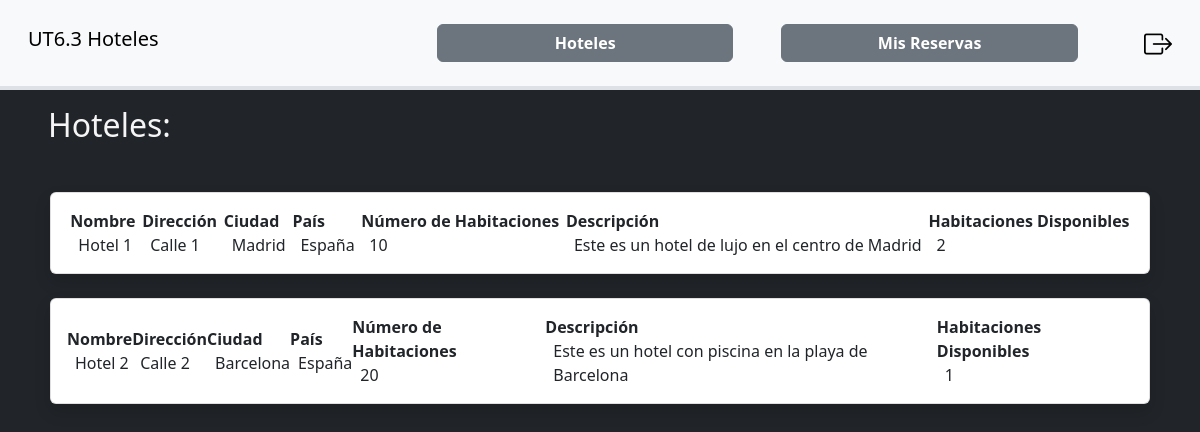
/index.php (signed in), run on the app's committed database.
### tables this page shows
CREATE TABLE hoteles (
  id INT PRIMARY KEY AUTO_INCREMENT,
  nombre VARCHAR(255) NOT NULL,
  direccion VARCHAR(255) NOT NULL,
  ciudad VARCHAR(255) NOT NULL,
  pais VARCHAR(255) NOT NULL,
  num_habitaciones INT NOT NULL,
  descripcion TEXT NOT NULL
);

### controllers/HotelsController.php (called while the page is built, shortened)
<?php
class HotelsController {
    private $model;
    private $view;
    public function __construct() {
        $this->model = new HotelsModel();
        $this->view = new HotelsView();
    }
    public function listHotels() {
        $this->view->showHeader();
        $hotels = $this->model->getHotels();
        $this->view->showTitleListHotels();
        $this->view->showListHotels($hotels);
    }
}

### db/DB.php (called while the page is built, shortened)
<?php
class DB {
    protected $db;
    public function __construct() {
        try {
            $this->db = new PDO("mysql:host=" . DB_HOST . ";dbname=" . DB_NAME, DBUSER, DBPASS);
            $this->db->setAttribute(PDO::ATTR_ERRMODE, PDO::ERRMODE_EXCEPTION);
        } catch (Exception $ex) {
            header("Location: ./errorDB.php");
        }
    }
    public function query($query, $conditions = []) {
        $query = $this->db->prepare($query);
        try {
            $query->execute();
        } catch (Exception $ex) {
            echo $ex->getMessage();
        }
        return $query;
    }
}

### models/HotelslModel.php (called while the page is built, shortened)
<?php
require_once __DIR__ . '/../db/DB.php';
class HotelsModel {
    private $db;
    public function __construct() {
        $this->db = new DB();
    }
    public function getHotels() {
        $query = $this->db->query('SELECT hoteles.id, nombre, direccion as "Dirección", ciudad, pais as "País", num_habitaciones as "Número de Habitaciones", hoteles.descripcion as "Descripción", COUNT(habitaciones.id) as "Habitaciones Disponibles" FROM hoteles'
                . ' INNER JOIN habitaciones ON hoteles.id=habitaciones.id_hotel GROUP BY hoteles.id');
        return $query->fetchAll(PDO::FETCH_ASSOC);
    }
}

### resources/functions/printHtmlFunctions.php (the view, shortened to what this page needs)
<?php
    function listArray($array) {
        foreach ($array as $key => $value) {
            echo "<div class='d-flex flex-column justify-content-center'><span class='fw-bold'>" . ucfirst($key) . " </span>";
            echo "<span class='ps-2'>" . ucfirst($value) . "</span></div>";
        }
    }
    function filterArray($array, $keyToFilter, $show = true) {
        $filteredArray = [];
        foreach ($array as $key => $value) {
            if ($show && str_contains($key, $keyToFilter)) {
                $filteredArray[$key] = $value;
            } else if (!$show && !str_contains($key, $keyToFilter)) {
                $filteredArray[$key] = $value;
            }
        }
        return $filteredArray;
    }
    function listHotels($array, $classNames = "") {
        echo '<ul class="list-group col-11 mx-auto gap-4 my-5">';
        foreach ($array as $item) {
            echo '<li>';
            echo '<a href="' . $_SERVER["PHP_SELF"] . '?controller=Hotels&action=listRooms&hotel=' . $item["id"] . '" '
            . 'class="shadow list-group-item d-flex flex-row justify-content-around align-items-center rounded py-3 ' . $classNames . '">';
            listArray(filterArray($item, "id", false));
            echo "</a>";
            echo "</li>";
        }
        echo '</ul>';
    }

### css/style.css (style rules this page uses)
body { min-height: 100vh; margin: 0; color: whitesmoke; }
a { text-decoration: none; color: black; }
li { list-style: none; }

### data on the page
hoteles: key "Nombre", nombre "Hotel 1", key "Dirección", direccion "Calle 1", key "Ciudad", ciudad "Madrid", key "País", pais "España", key "Número de Habitaciones", num_habitaciones "10", key "Descripción", descripcion "Este es un hotel de lujo en el centro de Madrid", key "Habitaciones Disponibles", value "2"
hoteles: key "Nombre", nombre "Hotel 2", key "Dirección", direccion "Calle 2", key "Ciudad", ciudad "Barcelona", key "País", pais "España", key "Número de Habitaciones", num_habitaciones "20", key "Descripción", descripcion "Este es un hotel con piscina en la playa de Barcelona", key "Habitaciones Disponibles", value "1"
